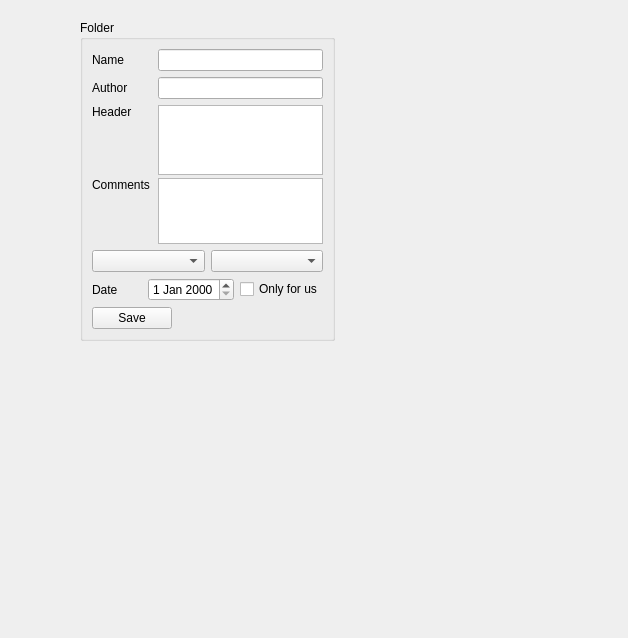
<ui version="4.0" >
 <class>InvWidget</class>
 <widget class="QWidget" name="InvWidget" >
  <property name="geometry" >
   <rect>
    <x>0</x>
    <y>0</y>
    <width>628</width>
    <height>638</height>
   </rect>
  </property>
  <property name="windowTitle" >
   <string>Form</string>
  </property>
  <widget class="QGroupBox" name="groupBox" >
   <property name="geometry" >
    <rect>
     <x>80</x>
     <y>20</y>
     <width>255</width>
     <height>321</height>
    </rect>
   </property>
   <property name="title" >
    <string>Folder</string>
   </property>
   <layout class="QVBoxLayout" >
    <item>
     <layout class="QHBoxLayout" >
      <item>
       <widget class="QLabel" name="label_4" >
        <property name="minimumSize" >
         <size>
          <width>60</width>
          <height>0</height>
         </size>
        </property>
        <property name="text" >
         <string>Name</string>
        </property>
       </widget>
      </item>
      <item>
       <widget class="QLineEdit" name="nameEdit" >
        <property name="minimumSize" >
         <size>
          <width>0</width>
          <height>0</height>
         </size>
        </property>
       </widget>
      </item>
     </layout>
    </item>
    <item>
     <layout class="QHBoxLayout" >
      <item>
       <widget class="QLabel" name="label" >
        <property name="minimumSize" >
         <size>
          <width>60</width>
          <height>0</height>
         </size>
        </property>
        <property name="text" >
         <string>Author</string>
        </property>
       </widget>
      </item>
      <item>
       <widget class="QLineEdit" name="authorEdit" >
        <property name="minimumSize" >
         <size>
          <width>0</width>
          <height>0</height>
         </size>
        </property>
       </widget>
      </item>
     </layout>
    </item>
    <item>
     <layout class="QHBoxLayout" >
      <item>
       <layout class="QVBoxLayout" >
        <item>
         <widget class="QLabel" name="label_2" >
          <property name="minimumSize" >
           <size>
            <width>60</width>
            <height>0</height>
           </size>
          </property>
          <property name="text" >
           <string>Header</string>
          </property>
         </widget>
        </item>
        <item>
         <spacer>
          <property name="orientation" >
           <enum>Qt::Vertical</enum>
          </property>
          <property name="sizeHint" >
           <size>
            <width>20</width>
            <height>40</height>
           </size>
          </property>
         </spacer>
        </item>
       </layout>
      </item>
      <item>
       <widget class="QTextEdit" name="headerEdit" >
        <property name="minimumSize" >
         <size>
          <width>0</width>
          <height>70</height>
         </size>
        </property>
       </widget>
      </item>
     </layout>
    </item>
    <item>
     <layout class="QHBoxLayout" >
      <item>
       <layout class="QVBoxLayout" >
        <item>
         <widget class="QLabel" name="label_6" >
          <property name="minimumSize" >
           <size>
            <width>60</width>
            <height>0</height>
           </size>
          </property>
          <property name="text" >
           <string>Comments</string>
          </property>
         </widget>
        </item>
        <item>
         <spacer>
          <property name="orientation" >
           <enum>Qt::Vertical</enum>
          </property>
          <property name="sizeHint" >
           <size>
            <width>20</width>
            <height>21</height>
           </size>
          </property>
         </spacer>
        </item>
       </layout>
      </item>
      <item>
       <widget class="QTextEdit" name="commentsEdit" />
      </item>
     </layout>
    </item>
    <item>
     <layout class="QHBoxLayout" >
      <item>
       <widget class="QComboBox" name="comboBox" />
      </item>
      <item>
       <widget class="QComboBox" name="colouredCBox" >
        <property name="currentIndex" >
         <number>-1</number>
        </property>
        <property name="insertPolicy" >
         <enum>QComboBox::NoInsert</enum>
        </property>
       </widget>
      </item>
     </layout>
    </item>
    <item>
     <layout class="QHBoxLayout" >
      <item>
       <widget class="QLabel" name="label_3" >
        <property name="minimumSize" >
         <size>
          <width>50</width>
          <height>0</height>
         </size>
        </property>
        <property name="text" >
         <string>Date</string>
        </property>
       </widget>
      </item>
      <item>
       <widget class="QDateEdit" name="dateEdit" />
      </item>
      <item>
       <widget class="QCheckBox" name="forUsBox" >
        <property name="text" >
         <string>Only for us</string>
        </property>
       </widget>
      </item>
      <item>
       <spacer>
        <property name="orientation" >
         <enum>Qt::Horizontal</enum>
        </property>
        <property name="sizeHint" >
         <size>
          <width>16</width>
          <height>20</height>
         </size>
        </property>
       </spacer>
      </item>
     </layout>
    </item>
    <item>
     <layout class="QHBoxLayout" >
      <item>
       <widget class="QPushButton" name="saveButton" >
        <property name="text" >
         <string>Save</string>
        </property>
       </widget>
      </item>
      <item>
       <spacer>
        <property name="orientation" >
         <enum>Qt::Horizontal</enum>
        </property>
        <property name="sizeHint" >
         <size>
          <width>40</width>
          <height>20</height>
         </size>
        </property>
       </spacer>
      </item>
     </layout>
    </item>
   </layout>
  </widget>
 </widget>
 <resources/>
 <connections/>
</ui>
